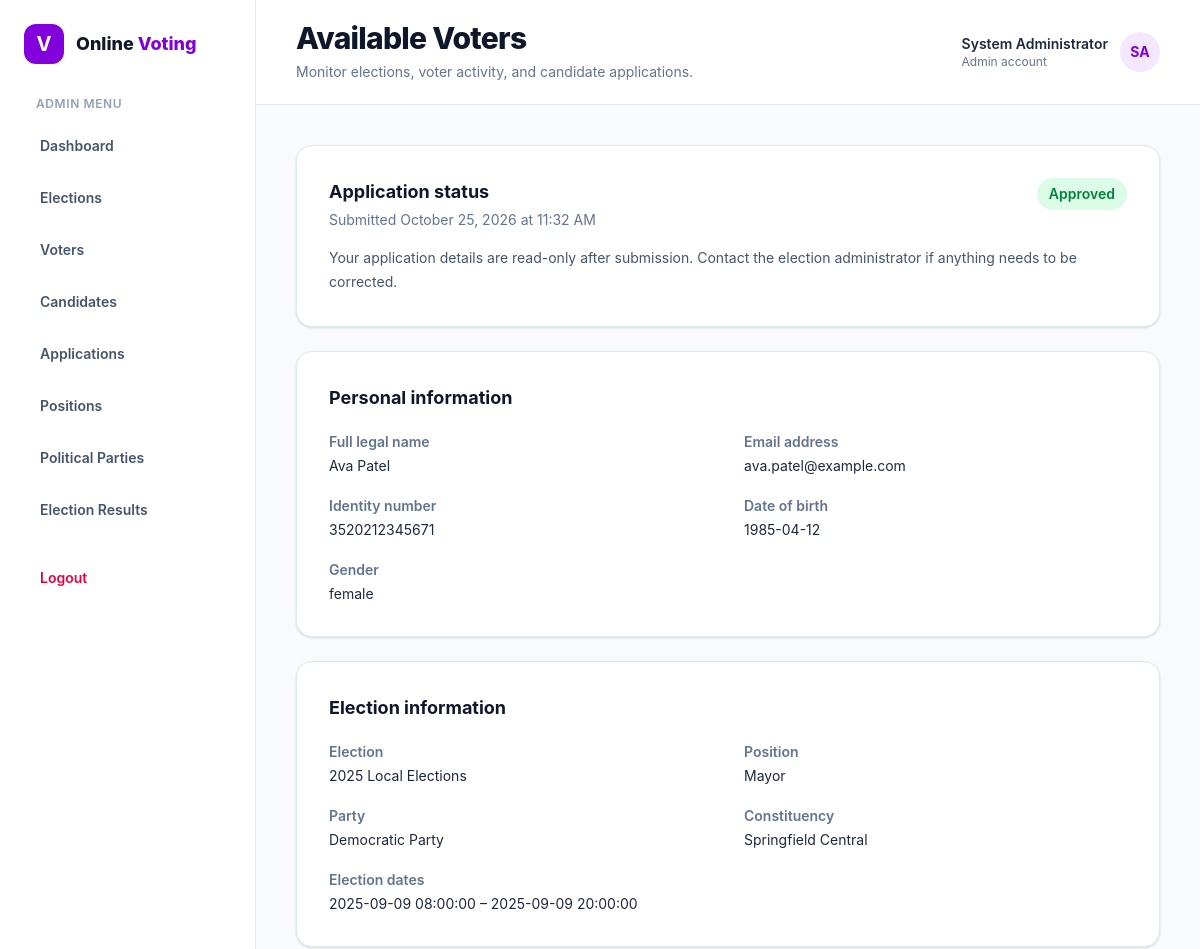
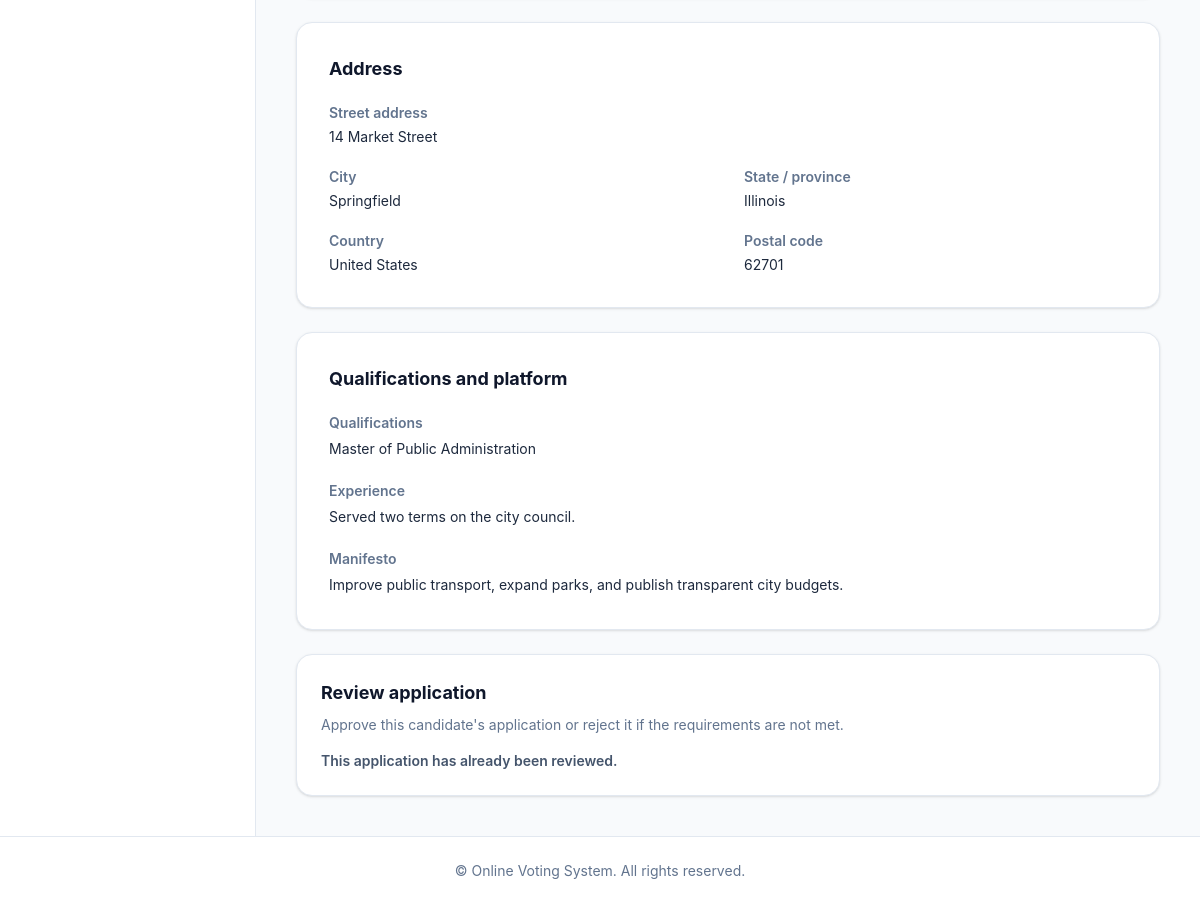
The page /views/admin/application_details.php?candidate=1 (signed in) on the database its author committed (2 pictures, top to bottom).
### tables this page shows
CREATE TABLE candidates (
    id INT AUTO_INCREMENT PRIMARY KEY,
    user_id INT NOT NULL,
    address VARCHAR(255) NOT NULL,
    city VARCHAR(100) NOT NULL,
    state VARCHAR(100) NOT NULL,
    country VARCHAR(100) NOT NULL,
    postal_code VARCHAR(20) NOT NULL,
    election_id INT NOT NULL,
    position_id INT NOT NULL,
    constituency_area VARCHAR(100) NOT NULL,
    party_id INT DEFAULT NULL,
    qualifications TEXT NOT NULL,
    experience TEXT NOT NULL,
    manifesto TEXT NOT NULL,
    certificates VARCHAR(255) DEFAULT NULL,
    status ENUM('pending', 'approved', 'rejected') NOT NULL DEFAULT 'pending',
    created_at TIMESTAMP DEFAULT CURRENT_TIMESTAMP,
    updated_at TIMESTAMP DEFAULT CURRENT_TIMESTAMP ON UPDATE CURRENT_TIMESTAMP,
    FOREIGN KEY (user_id) REFERENCES users(id) ON DELETE CASCADE,
    FOREIGN KEY (election_id) REFERENCES elections(id) ON DELETE CASCADE,
    FOREIGN KEY (position_id) REFERENCES positions(id) ON DELETE CASCADE,
    FOREIGN KEY (party_id) REFERENCES parties(id) ON DELETE SET NULL,
    UNIQUE (user_id, election_id, position_id)
);

CREATE TABLE users (
    id INT AUTO_INCREMENT PRIMARY KEY,
    name VARCHAR(50) NOT NULL,
    email VARCHAR(100) NOT NULL UNIQUE,
    identity_type VARCHAR(20) NOT NULL,
    identity_number VARCHAR(20) NOT NULL UNIQUE,
    dob DATE NOT NULL,
    gender ENUM('male', 'female', 'other') NOT NULL,
    role ENUM('voter', 'candidate', 'admin') NOT NULL DEFAULT 'voter',
    status tinyint NOT NULL DEFAULT 1,
    password VARCHAR(255) NOT NULL,
    profile_picture VARCHAR(255) DEFAULT NULL,
    created_at TIMESTAMP DEFAULT CURRENT_TIMESTAMP,
    updated_at TIMESTAMP DEFAULT CURRENT_TIMESTAMP ON UPDATE CURRENT_TIMESTAMP
);

CREATE TABLE elections (
    id INT AUTO_INCREMENT PRIMARY KEY,
    title VARCHAR(100) NOT NULL UNIQUE,
    description TEXT NOT NULL,
    start_date DATETIME NOT NULL,
    end_date DATETIME NOT NULL,
    status ENUM('upcoming', 'ongoing', 'completed') NOT NULL DEFAULT 'upcoming',
    created_at TIMESTAMP DEFAULT CURRENT_TIMESTAMP,
    updated_at TIMESTAMP DEFAULT CURRENT_TIMESTAMP ON UPDATE CURRENT_TIMESTAMP
);

CREATE TABLE positions (
    id INT AUTO_INCREMENT PRIMARY KEY,
    title VARCHAR(100) NOT NULL UNIQUE,
    description TEXT NOT NULL,
    created_at TIMESTAMP DEFAULT CURRENT_TIMESTAMP,
    updated_at TIMESTAMP DEFAULT CURRENT_TIMESTAMP ON UPDATE CURRENT_TIMESTAMP
);

CREATE TABLE parties (
    id INT AUTO_INCREMENT PRIMARY KEY,
    name VARCHAR(100) NOT NULL UNIQUE,
    description TEXT NOT NULL,
    symbol VARCHAR(255) DEFAULT NULL,
    created_at TIMESTAMP DEFAULT CURRENT_TIMESTAMP,
    updated_at TIMESTAMP DEFAULT CURRENT_TIMESTAMP ON UPDATE CURRENT_TIMESTAMP
);

### includes/shared/submitted_application.php (the view)
<?php
$detailsStmt = $pdo->prepare("
    SELECT
        candidates.*,
        users.name AS candidate_name,
        users.email AS candidate_email,
        users.identity_number,
        users.dob,
        users.gender,
        elections.title AS election_name,
        elections.start_date AS election_start_date,
        elections.end_date AS election_end_date,
        positions.title AS position_name,
        parties.name AS party_name
    FROM candidates
    INNER JOIN users ON candidates.user_id = users.id
    LEFT JOIN elections ON candidates.election_id = elections.id
    LEFT JOIN positions ON candidates.position_id = positions.id
    LEFT JOIN parties ON candidates.party_id = parties.id
    WHERE candidates.id = ?
");
$detailsStmt->execute([$applicationCandidateId]);
$application = $detailsStmt->fetch(PDO::FETCH_ASSOC);
$escape = static fn($value): string => htmlspecialchars((string) ($value ?? 'Not provided'), ENT_QUOTES, 'UTF-8');
$status = $application['status'] ?? 'pending';
$statusStyles = [
    'pending' => 'bg-orange-100 text-orange-700',
    'approved' => 'bg-green-100 text-green-700',
    'rejected' => 'bg-red-100 text-red-700',
];
$statusClass = $statusStyles[$status] ?? 'bg-gray-100 text-gray-700';
$submittedAt = !empty($application['created_at'])
    ? date('F j, Y \a\t g:i A', strtotime($application['created_at']))
    : 'Not available';
?>
<div class="mx-auto max-w-5xl">
    <section class="mb-6 rounded-2xl border border-slate-200 bg-white p-6 shadow-sm sm:p-8">
        <div class="flex flex-wrap items-start justify-between gap-4">
            <div>
                <h2 class="text-lg font-bold text-slate-900">Application status</h2>
                <p class="mt-1 text-sm text-slate-500">Submitted <?= $escape($submittedAt) ?></p>
            </div>
            <span class="inline-flex rounded-full px-3 py-1.5 text-sm font-semibold <?= $statusClass ?>">
                <?= $escape(ucfirst($status)) ?>
            </span>
        </div>
        <p class="mt-4 text-sm leading-6 text-slate-600">
            Your application details are read-only after submission. Contact the election administrator if anything needs to be corrected.
        </p>
    </section>
    <div class="space-y-6">
        <section class="rounded-2xl border border-slate-200 bg-white p-6 shadow-sm sm:p-8">
            <h2 class="mb-5 text-lg font-bold text-slate-900">Personal information</h2>
            <dl class="grid gap-x-8 gap-y-5 sm:grid-cols-2">
                <div>
                    <dt class="text-sm font-semibold text-slate-500">Full legal name</dt>
                    <dd class="mt-1 text-sm text-slate-800"><?= $escape($application['candidate_name'] ?? null) ?></dd>
                </div>
                <div>
                    <dt class="text-sm font-semibold text-slate-500">Email address</dt>
                    <dd class="mt-1 text-sm text-slate-800"><?= $escape($application['candidate_email'] ?? null) ?></dd>
                </div>
                <div>
                    <dt class="text-sm font-semibold text-slate-500">Identity number</dt>
                    <dd class="mt-1 text-sm text-slate-800"><?= $escape($application['identity_number'] ?? null) ?></dd>
                </div>
                <div>
                    <dt class="text-sm font-semibold text-slate-500">Date of birth</dt>
                    <dd class="mt-1 text-sm text-slate-800"><?= $escape($application['dob'] ?? null) ?></dd>
                </div>
                <div>
                    <dt class="text-sm font-semibold text-slate-500">Gender</dt>
                    <dd class="mt-1 text-sm text-slate-800"><?= $escape($application['gender'] ?? null) ?></dd>
                </div>
            </dl>
        </section>
        <section class="rounded-2xl border border-slate-200 bg-white p-6 shadow-sm sm:p-8">
            <h2 class="mb-5 text-lg font-bold text-slate-900">Election information</h2>
            <dl class="grid gap-x-8 gap-y-5 sm:grid-cols-2">
                <div>
                    <dt class="text-sm font-semibold text-slate-500">Election</dt>
                    <dd class="mt-1 text-sm text-slate-800"><?= $escape($application['election_name'] ?? null) ?></dd>
                </div>
                <div>
                    <dt class="text-sm font-semibold text-slate-500">Position</dt>
                    <dd class="mt-1 text-sm text-slate-800"><?= $escape($application['position_name'] ?? null) ?></dd>
                </div>
                <div>
                    <dt class="text-sm font-semibold text-slate-500">Party</dt>
                    <dd class="mt-1 text-sm text-slate-800"><?= $escape($application['party_name'] ?? 'Independent / not specified') ?></dd>
                </div>
                <div>
                    <dt class="text-sm font-semibold text-slate-500">Constituency</dt>
                    <dd class="mt-1 text-sm text-slate-800"><?= $escape($application['constituency_area'] ?? null) ?></dd>
                </div>
                <?php if (!empty($application['election_start_date']) || !empty($application['election_end_date'])): ?>
                    <div class="sm:col-span-2">
                        <dt class="text-sm font-semibold text-slate-500">Election dates</dt>
                        <dd class="mt-1 text-sm text-slate-800">
                            <?= $escape($application['election_start_date'] ?? 'Not available') ?>
                            &ndash;
                            <?= $escape($application['election_end_date'] ?? 'Not available') ?>
                        </dd>
                    </div>
                <?php endif; ?>
            </dl>
        </section>
        <section class="rounded-2xl border border-slate-200 bg-white p-6 shadow-sm sm:p-8">
            <h2 class="mb-5 text-lg font-bold text-slate-900">Address</h2>
            <dl class="grid gap-x-8 gap-y-5 sm:grid-cols-2">
                <div class="sm:col-span-2">
                    <dt class="text-sm font-semibold text-slate-500">Street address</dt>
                    <dd class="mt-1 whitespace-pre-line text-sm text-slate-800"><?= $escape($application['address'] ?? null) ?></dd>
                </div>
                <div>
                    <dt class="text-sm font-semibold text-slate-500">City</dt>
                    <dd class="mt-1 text-sm text-slate-800"><?= $escape($application['city'] ?? null) ?></dd>
                </div>
                <div>
                    <dt class="text-sm font-semibold text-slate-500">State / province</dt>
                    <dd class="mt-1 text-sm text-slate-800"><?= $escape($application['state'] ?? null) ?></dd>
                </div>
                <div>
                    <dt class="text-sm font-semibold text-slate-500">Country</dt>
                    <dd class="mt-1 text-sm text-slate-800"><?= $escape($application['country'] ?? null) ?></dd>
                </div>
                <div>
                    <dt class="text-sm font-semibold text-slate-500">Postal code</dt>
                    <dd class="mt-1 text-sm text-slate-800"><?= $escape($application['postal_code'] ?? null) ?></dd>
                </div>
            </dl>
        </section>
        <section class="rounded-2xl border border-slate-200 bg-white p-6 shadow-sm sm:p-8">
            <h2 class="mb-5 text-lg font-bold text-slate-900">Qualifications and platform</h2>
            <dl class="space-y-5">
                <div>
                    <dt class="text-sm font-semibold text-slate-500">Qualifications</dt>
                    <dd class="mt-1 whitespace-pre-line text-sm leading-6 text-slate-800"><?= $escape($application['qualifications'] ?? null) ?></dd>
                </div>
                <div>
                    <dt class="text-sm font-semibold text-slate-500">Experience</dt>
                    <dd class="mt-1 whitespace-pre-line text-sm leading-6 text-slate-800"><?= $escape($application['experience'] ?? null) ?></dd>
                </div>
                <div>
                    <dt class="text-sm font-semibold text-slate-500">Manifesto</dt>
                    <dd class="mt-1 whitespace-pre-line text-sm leading-6 text-slate-800"><?= $escape($application['manifesto'] ?? null) ?></dd>
                </div>
            </dl>
        </section>
    </div>
    <?php if (!empty($showReviewActions)): ?>
        <section class="mt-6 rounded-2xl border border-slate-200 bg-white p-6 shadow-sm">
            <h2 class="text-lg font-bold text-slate-900">
                Review application
            </h2>
            <p class="mt-2 text-sm text-slate-500">
                Approve this candidate's application or reject it if
                the requirements are not met.
            </p>
            <?php if ($status === 'pending'): ?>
                <div class="mt-5 flex flex-wrap gap-3">
                    <a href="../../app/controllers/actions.php?candidate=<?= $applicationCandidateId ?>&approve=true"
                        class="rounded-lg bg-green-50 px-2.5 py-1.5 text-xs font-bold text-green-700">Approve</a>
                    <a href="../../app/controllers/actions.php?candidate=<?= $applicationCandidateId ?>&approve=false"
                        class="rounded-lg bg-red-50 px-2.5 py-1.5 text-xs font-bold text-red-700">Reject</a>
                </div>
            <?php else: ?>
                <p class="mt-4 text-sm font-semibold text-slate-600">
                    This application has already been reviewed.
                </p>
            <?php endif; ?>
        </section>
    <?php endif; ?>
</div>

### rows shown on the page
candidates: created_at "October 25, 2026 at 11:32 AM", status "Approved", user.name "Ava Patel", user.email "ava.patel@example.com", user.identity_number "3520212345671", user.dob "1985-04-12", user.gender "female", election.title "2025 Local Elections", position.title "Mayor", party.name "Democratic Party", constituency_area "Springfield Central", election.start_date "2025-09-09 08:00:00", election.end_date "2025-09-09 20:00:00", address "14 Market Street", city "Springfield", state "Illinois", country "United States", postal_code "62701", qualifications "Master of Public Administration", experience "Served two terms on the city council.", manifesto "Improve public transport, expand parks, and publish transparent city budgets."

### other values the page prints
$portalLabel "ADMIN"
$item['label'] "Dashboard"
$item['label'] "Elections"
$item['label'] "Voters"
$item['label'] "Candidates"
$item['label'] "Applications"
$item['label'] "Positions"
$item['label'] "Political Parties"
$item['label'] "Election Results"
$pageTitle "Available Voters"
$pageDescription "Monitor elections, voter activity, and candidate applications."
$headerName "System Administrator"
$headerRole "Admin"
$headerInitials "SA"
